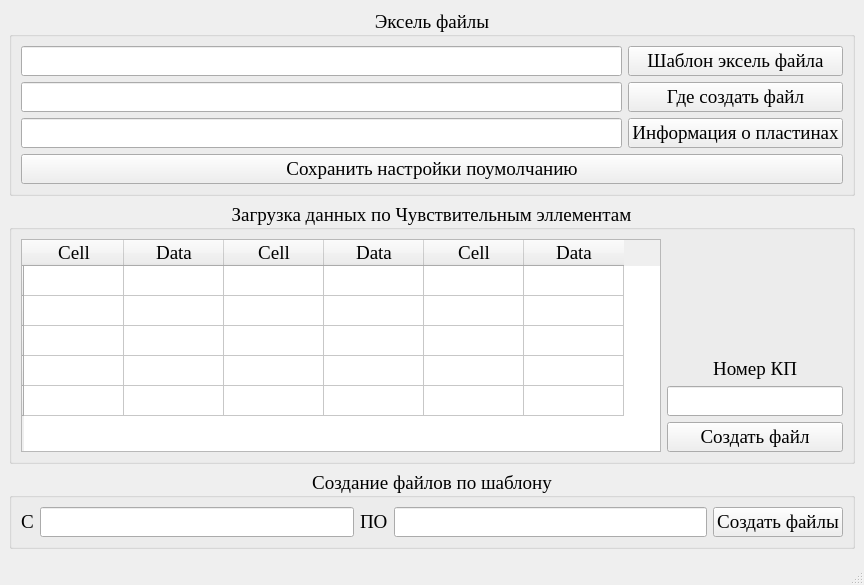
<?xml version="1.0" encoding="UTF-8"?>
<ui version="4.0">
 <class>MainWindow</class>
 <widget class="QMainWindow" name="MainWindow">
  <property name="geometry">
   <rect>
    <x>0</x>
    <y>0</y>
    <width>864</width>
    <height>585</height>
   </rect>
  </property>
  <property name="sizePolicy">
   <sizepolicy hsizetype="Preferred" vsizetype="Preferred">
    <horstretch>0</horstretch>
    <verstretch>0</verstretch>
   </sizepolicy>
  </property>
  <property name="font">
   <font>
    <family>Times New Roman</family>
    <pointsize>14</pointsize>
    <bold>false</bold>
   </font>
  </property>
  <property name="windowTitle">
   <string>Создание эксель файлов по шаблону</string>
  </property>
  <widget class="QWidget" name="centralwidget">
   <layout class="QVBoxLayout" name="verticalLayout_4">
    <item>
     <widget class="QGroupBox" name="groupBox">
      <property name="title">
       <string>Эксель файлы</string>
      </property>
      <property name="alignment">
       <set>Qt::AlignmentFlag::AlignCenter</set>
      </property>
      <layout class="QVBoxLayout" name="verticalLayout_8">
       <item>
        <layout class="QHBoxLayout" name="horizontalLayout">
         <item>
          <layout class="QVBoxLayout" name="verticalLayout_2">
           <property name="sizeConstraint">
            <enum>QLayout::SizeConstraint::SetMinimumSize</enum>
           </property>
           <item>
            <widget class="QLineEdit" name="lineEdit_excel_template"/>
           </item>
           <item>
            <widget class="QLineEdit" name="lineEdit_path_creating_file"/>
           </item>
           <item>
            <widget class="QLineEdit" name="lineEdit_plate_info"/>
           </item>
          </layout>
         </item>
         <item>
          <layout class="QVBoxLayout" name="verticalLayout">
           <item>
            <widget class="QPushButton" name="pushButton_excel_template">
             <property name="text">
              <string>Шаблон эксель файла</string>
             </property>
            </widget>
           </item>
           <item>
            <widget class="QPushButton" name="pushButton_path_creating_file">
             <property name="text">
              <string>Где создать файл</string>
             </property>
            </widget>
           </item>
           <item>
            <widget class="QPushButton" name="pushButton_plate_info">
             <property name="text">
              <string>Информация о пластинах</string>
             </property>
            </widget>
           </item>
          </layout>
         </item>
        </layout>
       </item>
       <item>
        <widget class="QPushButton" name="pushButton_save_default_settings">
         <property name="text">
          <string>Сохранить настройки поумолчанию</string>
         </property>
        </widget>
       </item>
      </layout>
     </widget>
    </item>
    <item>
     <widget class="QGroupBox" name="groupBox_2">
      <property name="title">
       <string>Загрузка данных по Чувствительным эллементам</string>
      </property>
      <property name="alignment">
       <set>Qt::AlignmentFlag::AlignCenter</set>
      </property>
      <layout class="QHBoxLayout" name="horizontalLayout_2">
       <item>
        <widget class="QTableWidget" name="tableWidget_CC">
         <row>
          <property name="text">
           <string/>
          </property>
         </row>
         <row>
          <property name="text">
           <string/>
          </property>
         </row>
         <row>
          <property name="text">
           <string/>
          </property>
         </row>
         <row>
          <property name="text">
           <string/>
          </property>
         </row>
         <row>
          <property name="text">
           <string/>
          </property>
         </row>
         <column>
          <property name="text">
           <string>Сell</string>
          </property>
         </column>
         <column>
          <property name="text">
           <string>Data</string>
          </property>
         </column>
         <column>
          <property name="text">
           <string>Cell</string>
          </property>
         </column>
         <column>
          <property name="text">
           <string>Data</string>
          </property>
         </column>
         <column>
          <property name="text">
           <string>Cell</string>
          </property>
         </column>
         <column>
          <property name="text">
           <string>Data</string>
          </property>
         </column>
        </widget>
       </item>
       <item>
        <layout class="QVBoxLayout" name="verticalLayout_3">
         <property name="sizeConstraint">
          <enum>QLayout::SizeConstraint::SetFixedSize</enum>
         </property>
         <item>
          <spacer name="verticalSpacer">
           <property name="orientation">
            <enum>Qt::Orientation::Vertical</enum>
           </property>
           <property name="sizeHint" stdset="0">
            <size>
             <width>20</width>
             <height>98</height>
            </size>
           </property>
          </spacer>
         </item>
         <item>
          <widget class="QLabel" name="label_number_CC">
           <property name="sizePolicy">
            <sizepolicy hsizetype="Fixed" vsizetype="Preferred">
             <horstretch>0</horstretch>
             <verstretch>0</verstretch>
            </sizepolicy>
           </property>
           <property name="maximumSize">
            <size>
             <width>200</width>
             <height>16777215</height>
            </size>
           </property>
           <property name="text">
            <string>Номер КП</string>
           </property>
           <property name="alignment">
            <set>Qt::AlignmentFlag::AlignCenter</set>
           </property>
          </widget>
         </item>
         <item>
          <widget class="QLineEdit" name="lineEdit_number_CC">
           <property name="sizePolicy">
            <sizepolicy hsizetype="Fixed" vsizetype="Fixed">
             <horstretch>0</horstretch>
             <verstretch>0</verstretch>
            </sizepolicy>
           </property>
           <property name="maximumSize">
            <size>
             <width>200</width>
             <height>16777215</height>
            </size>
           </property>
           <property name="maxLength">
            <number>200</number>
           </property>
           <property name="frame">
            <bool>true</bool>
           </property>
           <property name="alignment">
            <set>Qt::AlignmentFlag::AlignCenter</set>
           </property>
          </widget>
         </item>
         <item>
          <widget class="QPushButton" name="pushButton_create_CC">
           <property name="sizePolicy">
            <sizepolicy hsizetype="Fixed" vsizetype="Fixed">
             <horstretch>0</horstretch>
             <verstretch>0</verstretch>
            </sizepolicy>
           </property>
           <property name="maximumSize">
            <size>
             <width>200</width>
             <height>16777215</height>
            </size>
           </property>
           <property name="text">
            <string>Создать файл</string>
           </property>
           <property name="default">
            <bool>false</bool>
           </property>
          </widget>
         </item>
        </layout>
       </item>
      </layout>
     </widget>
    </item>
    <item>
     <widget class="QGroupBox" name="groupBox_3">
      <property name="title">
       <string>Создание файлов по шаблону</string>
      </property>
      <property name="alignment">
       <set>Qt::AlignmentFlag::AlignCenter</set>
      </property>
      <layout class="QHBoxLayout" name="horizontalLayout_5">
       <item>
        <layout class="QHBoxLayout" name="horizontalLayout_4">
         <item>
          <widget class="QLabel" name="label_from">
           <property name="text">
            <string>С</string>
           </property>
          </widget>
         </item>
         <item>
          <widget class="QLineEdit" name="lineEdit_from"/>
         </item>
         <item>
          <widget class="QLabel" name="label_to">
           <property name="text">
            <string>ПО</string>
           </property>
          </widget>
         </item>
         <item>
          <widget class="QLineEdit" name="lineEdit_to"/>
         </item>
        </layout>
       </item>
       <item>
        <widget class="QPushButton" name="pushButton_create_file">
         <property name="text">
          <string>Создать файлы</string>
         </property>
        </widget>
       </item>
      </layout>
     </widget>
    </item>
   </layout>
  </widget>
  <widget class="QMenuBar" name="menubar">
   <property name="geometry">
    <rect>
     <x>0</x>
     <y>0</y>
     <width>864</width>
     <height>27</height>
    </rect>
   </property>
  </widget>
  <widget class="QStatusBar" name="statusbar"/>
 </widget>
 <resources/>
 <connections/>
</ui>
